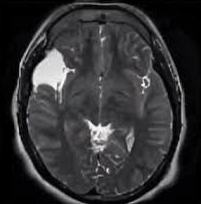
#> input picture medimg.jpg, 201 x 204 px
$ python u1.py
#> lines starting #> are read from the running program, lines starting #| are printed output that depends on the picture; after the words box and inside, x2 and y2 are one past the last pixel; in counts of white or black regions, pixels touching at a corner belong together
import cv2, numpy as np
import matplotlib.pyplot as plt
from scipy import ndimage
org=cv2.imread("medimg.jpg")
#> org is the input picture: shape (204, 201, 3); mean B, G, R 52.8, 51.2, 51.4
img = cv2.imread("medimg.jpg", 0)
#> img: shape (204, 201); min 0, max 255, mean 51.3
noise = img.astype(np.float32) + 20*np.random.randn(*img.shape)
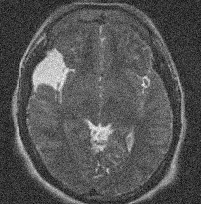
#> noise: shape (204, 201) float64; min -72.54, max 300.4, mean 51.2; drawn with min black and max white
denoise = ndimage.median_filter(noise, 3)
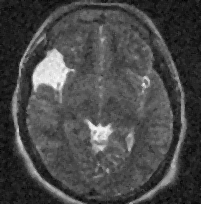
#> denoise: shape (204, 201) float64; min -30.04, max 253.2, mean 51.1; drawn with min black and max white
harris = cv2.cornerHarris(np.float32(denoise), 2, 3, 0.04)
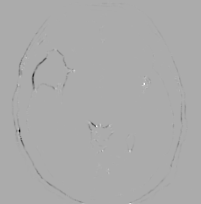
#> harris: shape (204, 201) float32; min -31627184, max 15374280, mean -89432.4; drawn with min black and max white
harris_img = denoise.copy()
harris_img[harris > 0.01 * harris.max()] = 255
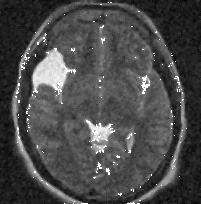
#> harris_img: shape (204, 201) float64; 1.63% of pixels changed, all inside (x1, y1, x2, y2) = (15, 2, 187, 204); drawn with min black and max white
denoise_u8 = np.clip(denoise, 0, 255).astype(np.uint8)
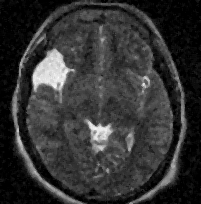
#> denoise_u8: shape (204, 201); min 0, max 253, mean 51.2
sift = cv2.SIFT_create()
kp, des = sift.detectAndCompute(denoise_u8, None)
#> kp = 402 keypoints; strongest (x, y, size): (52, 72, 22.4), (100, 133, 13.7), (18, 130, 2.2), (39, 77, 10.9)
sift_out = cv2.drawKeypoints(denoise_u8, kp, None)
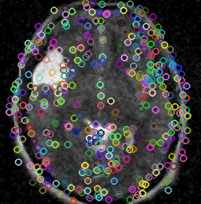
#> sift_out: shape (204, 201, 3); mean of channels 0, 1, 2 62.4, 62.4, 63.2; drawn as B, G, R
plt.title("Harris Corners")
plt.imshow(harris_img, cmap='gray')
plt.show()
plt.title("SIFT Keypoints")
plt.imshow(sift_out, cmap='gray')
plt.show()

$ run again, with black.jpg copied over medimg.jpg
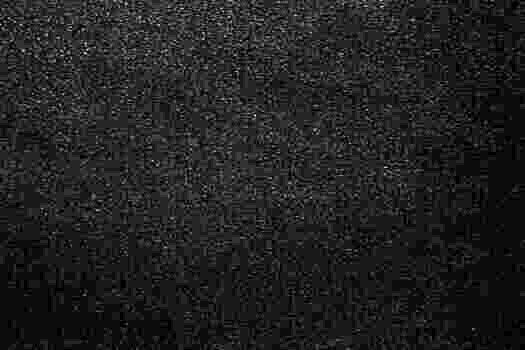
#> input picture black.jpg, 525 x 350 px
#> org is the input picture: shape (350, 525, 3); min 0, max 20, mean 2.6
#> `harris_img[harris > 0.01 * harris.max()] = 255`:
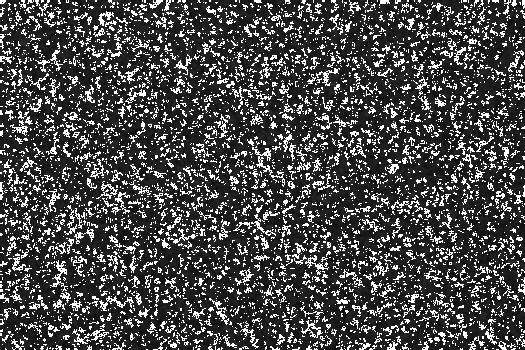
#> harris_img: shape (350, 525) float64; min -29.59, max 255, mean 56.7; drawn with min black and max white
#> `denoise_u8 = np.clip(denoise, 0, 255).astype(np.uint8)`:
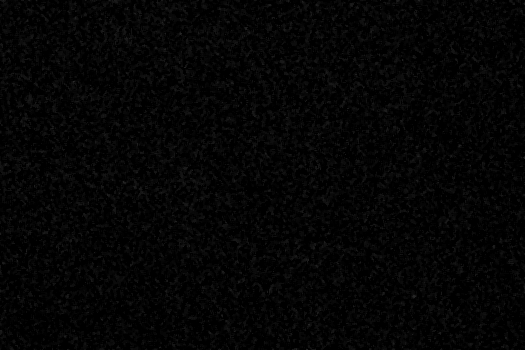
#> denoise_u8: shape (350, 525); min 0, max 42, mean 4.5
#> kp = 20 keypoints; strongest (x, y, size): (414, 296, 2.3), (246, 28, 1.9), (494, 246, 2), (459, 146, 1.9)
